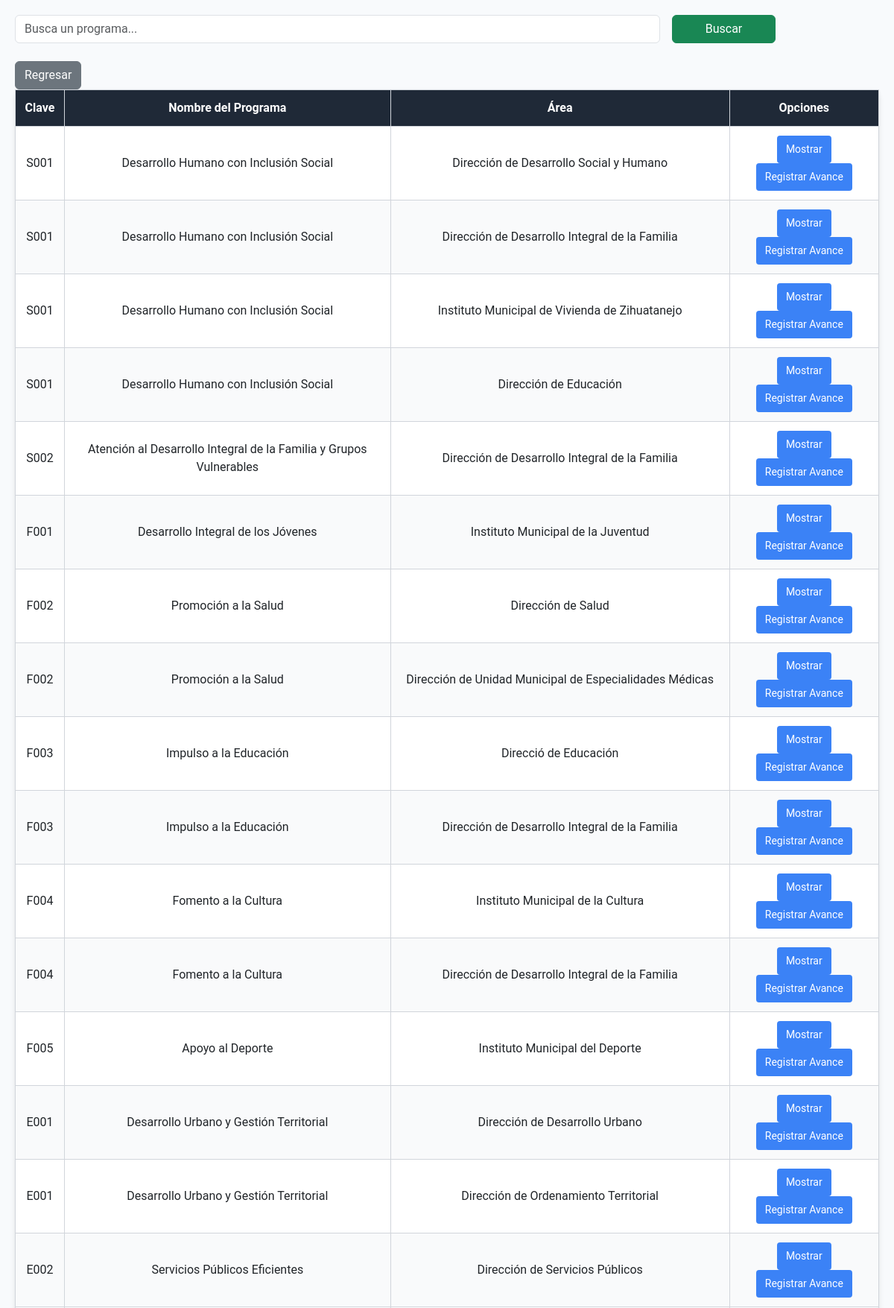
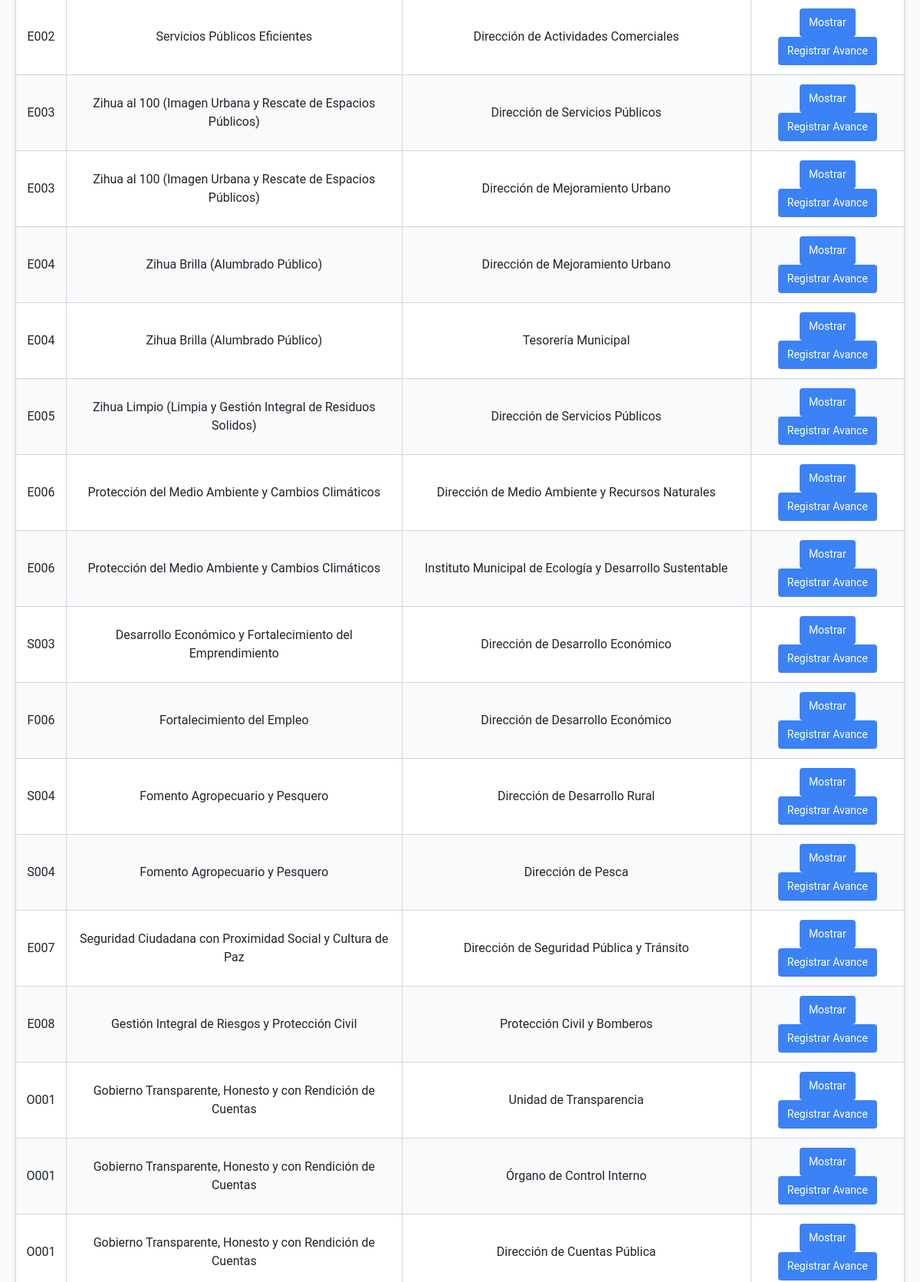
The app's page /formularios/pre_a.php (signed in, upper part) with its own data (2 pictures, top to bottom).
### tables this page shows
CREATE TABLE `unidadesresponsables` (
  `id` int(11) NOT NULL,
  `clave_area` varchar(10) NOT NULL,
  `nombre_area` varchar(255) NOT NULL,
  `claveProgramaP` varchar(10) NOT NULL
);

CREATE TABLE `listapp` (
  `claveProgramaP` varchar(10) NOT NULL,
  `nombreProgramaP` varchar(255) NOT NULL
);

### formularios/pre_a.php (the view, shortened to what this page needs)
<?php
include '../database/conexion.php';
$queryUsuario = "SELECT clave_area, rol FROM usuarios WHERE usr = ?";
$stmtUsuario = $conn->prepare($queryUsuario);
$stmtUsuario->bind_param("s", $_SESSION['usuario']);
$stmtUsuario->execute();
$stmtUsuario->bind_result($clave_area, $rol);
$busqueda = isset($_GET['busqueda']) ? '%' . htmlspecialchars($_GET['busqueda'], ENT_QUOTES, 'UTF-8') . '%' : '%';
$claveProgramaP = isset($_GET['claveProgramaP']) ? $_GET['claveProgramaP'] : null;
if ($rol === 'admin') {
    if ($claveProgramaP) {
        $queryProgramas = "SELECT l.claveProgramaP, l.nombreProgramaP, u.clave_area, u.nombre_area
                           FROM listapp l
                           JOIN unidadesresponsables u ON l.claveProgramaP = u.claveProgramaP
                           WHERE l.claveProgramaP = ?";
        $stmtProgramas = $conn->prepare($queryProgramas);
        $stmtProgramas->bind_param("s", $claveProgramaP);
    } else {
        $queryProgramas = "SELECT l.claveProgramaP, l.nombreProgramaP, u.clave_area, u.nombre_area
                           FROM listapp l
                           JOIN unidadesresponsables u ON l.claveProgramaP = u.claveProgramaP
                           WHERE l.claveProgramaP LIKE ? OR u.nombre_area LIKE ? OR l.nombreProgramaP LIKE ?";
        $stmtProgramas = $conn->prepare($queryProgramas);
        $stmtProgramas->bind_param("sss", $busqueda, $busqueda, $busqueda);
    }
}
$stmtProgramas->execute();
$resultado = $stmtProgramas->get_result();
?>
<!DOCTYPE html>
<html lang="es">
<head>
    <link href="https://cdn.jsdelivr.net/npm/bootstrap@5.3.0/dist/css/bootstrap.min.css" rel="stylesheet">
    <link rel="stylesheet" href="../css/plan_pp.css">
</head>
<body>
    <div class="content">
        <form method="GET" class="row g-3 mb-4">
            <div class="col-md-9">
                <input type="text" name="busqueda" class="form-control"
                       placeholder="Busca un programa..."
                       value="<?php echo isset($_GET['busqueda']) ? htmlspecialchars($_GET['busqueda'], ENT_QUOTES, 'UTF-8') : ''; ?>">
            </div>
            <div class="col-md-3">
                <button type="submit" class="btn btn-success w-50">Buscar</button>
            </div>
        </form>
        <table>
            <thead>
                <tr>
                    <th>Clave</th>
                    <th>Nombre del Programa</th>
                    <th>Área</th>
                    <th>Opciones</th>
                </tr>
            </thead>
            <tbody>
            <?php
if ($resultado->num_rows > 0) {
    while ($row = $resultado->fetch_assoc()) {
        echo "<tr>";
        echo "<td>" . htmlspecialchars($row['claveProgramaP'], ENT_QUOTES, 'UTF-8') . "</td>";
        echo "<td>" . htmlspecialchars($row['nombreProgramaP'], ENT_QUOTES, 'UTF-8') . "</td>";
        echo "<td>" . htmlspecialchars($row['nombre_area'], ENT_QUOTES, 'UTF-8') . "</td>";
        echo "<td>
            <button class='view-button' onclick='location.href=\"programa_presupuestario/mas_info.php?claveProgramaP=" . urlencode($row['claveProgramaP']) . "&clave_area=" . urlencode($row['clave_area']) . "&nombre_area=" . urldecode($row['nombre_area']) . "\";'>Mostrar</button>
            <button class='view-button' onclick='location.href=\"programa_presupuestario/registrarInfo.php?claveProgramaP=" . urlencode($row['claveProgramaP']) . "&clave_area=" . urlencode($row['clave_area']) . "\";'>Registrar Avance</button>
        </td>";
        echo "</tr>";
    }
} else {
    echo "<tr><td colspan='4'>No se encontraron resultados.</td></tr>";
}
?>
        <button type="button" class="btn btn-secondary" onclick="location.href='../plataforma/dashboard.php';">Regresar</button>
            </tbody>
        </table>
    </div>
</body>
</html>

### css/plan_pp.css (style rules this page uses)
* { margin: 0; padding: 0; box-sizing: border-box; }
body { font-family: 'Roboto', sans-serif; display: flex; height: 100vh; background-color: #F8FAFC; }
.content { flex: 1; padding: 20px; overflow-x: auto; max-width: 100%; }
table { border-collapse: collapse; width: 100%; table-layout: auto; background-color: #FFFFFF; box-shadow: 0 4px 6px rgba(0, 0, 0, 0.1); border-radius: 8px; }
thead th { background-color: #1F2937; color: #FFFFFF; text-align: center; padding: 10px; border: 1px solid #4B5563; position: sticky; top: 0; z-index: 2; }
thead th, tbody td { padding: 12px; text-align: center; border: 1px solid #D1D5DB; }
tbody tr:nth-child(even) { background-color: #F9FAFB; }
.view-button { background-color: #3B82F6; color: white; border: none; padding: 8px 12px; border-radius: 4px; cursor: pointer; font-size: 14px; transition: background-color 0.3s, transform 0.2s; }

### records on screen
unidadesresponsables: claveProgramaP.claveProgramaP "S001", claveProgramaP.nombreProgramaP "Desarrollo Humano con Inclusión Social", nombre_area "Dirección de Desarrollo Social y Humano"
unidadesresponsables: claveProgramaP.claveProgramaP "S001", claveProgramaP.nombreProgramaP "Desarrollo Humano con Inclusión Social", nombre_area "Dirección de Desarrollo Integral de la Familia"
unidadesresponsables: claveProgramaP.claveProgramaP "S001", claveProgramaP.nombreProgramaP "Desarrollo Humano con Inclusión Social", nombre_area "Instituto Municipal de Vivienda de Zihuatanejo"
unidadesresponsables: claveProgramaP.claveProgramaP "S001", claveProgramaP.nombreProgramaP "Desarrollo Humano con Inclusión Social", nombre_area "Dirección de Educación"
unidadesresponsables: claveProgramaP.claveProgramaP "S002", claveProgramaP.nombreProgramaP "Atención al Desarrollo Integral de la Familia y Grupos Vulnerables", nombre_area "Dirección de Desarrollo Integral de la Familia"
unidadesresponsables: claveProgramaP.claveProgramaP "F001", claveProgramaP.nombreProgramaP "Desarrollo Integral de los Jóvenes", nombre_area "Instituto Municipal de la Juventud"
unidadesresponsables: claveProgramaP.claveProgramaP "F002", claveProgramaP.nombreProgramaP "Promoción a la Salud", nombre_area "Dirección de Salud"
unidadesresponsables: claveProgramaP.claveProgramaP "F002", claveProgramaP.nombreProgramaP "Promoción a la Salud", nombre_area "Dirección de Unidad Municipal de Especialidades Médicas"
unidadesresponsables: claveProgramaP.claveProgramaP "F003", claveProgramaP.nombreProgramaP "Impulso a la Educación", nombre_area "Direcció de Educación"
unidadesresponsables: claveProgramaP.claveProgramaP "F003", claveProgramaP.nombreProgramaP "Impulso a la Educación", nombre_area "Dirección de Desarrollo Integral de la Familia"
unidadesresponsables: claveProgramaP.claveProgramaP "F004", claveProgramaP.nombreProgramaP "Fomento a la Cultura", nombre_area "Instituto Municipal de la Cultura"
unidadesresponsables: claveProgramaP.claveProgramaP "F004", claveProgramaP.nombreProgramaP "Fomento a la Cultura", nombre_area "Dirección de Desarrollo Integral de la Familia"
unidadesresponsables: claveProgramaP.claveProgramaP "F005", claveProgramaP.nombreProgramaP "Apoyo al Deporte", nombre_area "Instituto Municipal del Deporte"
unidadesresponsables: claveProgramaP.claveProgramaP "E001", claveProgramaP.nombreProgramaP "Desarrollo Urbano y Gestión Territorial", nombre_area "Dirección de Desarrollo Urbano"
unidadesresponsables: claveProgramaP.claveProgramaP "E001", claveProgramaP.nombreProgramaP "Desarrollo Urbano y Gestión Territorial", nombre_area "Dirección de Ordenamiento Territorial"
unidadesresponsables: claveProgramaP.claveProgramaP "E002", claveProgramaP.nombreProgramaP "Servicios Públicos Eficientes", nombre_area "Dirección de Servicios Públicos"
unidadesresponsables: claveProgramaP.claveProgramaP "E002", claveProgramaP.nombreProgramaP "Servicios Públicos Eficientes", nombre_area "Dirección de Actividades Comerciales"
unidadesresponsables: claveProgramaP.claveProgramaP "E003", claveProgramaP.nombreProgramaP "Zihua al 100 (Imagen Urbana y Rescate de Espacios Públicos)", nombre_area "Dirección de Servicios Públicos"
unidadesresponsables: claveProgramaP.claveProgramaP "E003", claveProgramaP.nombreProgramaP "Zihua al 100 (Imagen Urbana y Rescate de Espacios Públicos)", nombre_area "Dirección de Mejoramiento Urbano"
unidadesresponsables: claveProgramaP.claveProgramaP "E004", claveProgramaP.nombreProgramaP "Zihua Brilla (Alumbrado Público)", nombre_area "Dirección de Mejoramiento Urbano"
unidadesresponsables: claveProgramaP.claveProgramaP "E004", claveProgramaP.nombreProgramaP "Zihua Brilla (Alumbrado Público)", nombre_area "Tesorería Municipal"
unidadesresponsables: claveProgramaP.claveProgramaP "E005", claveProgramaP.nombreProgramaP "Zihua Limpio (Limpia y Gestión Integral de Residuos Solidos)", nombre_area "Dirección de Servicios Públicos"
unidadesresponsables: claveProgramaP.claveProgramaP "E006", claveProgramaP.nombreProgramaP "Protección del Medio Ambiente y Cambios Climáticos", nombre_area "Dirección de Medio Ambiente y Recursos Naturales"
unidadesresponsables: claveProgramaP.claveProgramaP "E006", claveProgramaP.nombreProgramaP "Protección del Medio Ambiente y Cambios Climáticos", nombre_area "Instituto Municipal de Ecología y Desarrollo Sustentable"
unidadesresponsables: claveProgramaP.claveProgramaP "S003", claveProgramaP.nombreProgramaP "Desarrollo Económico y Fortalecimiento del Emprendimiento", nombre_area "Dirección de Desarrollo Económico"
unidadesresponsables: claveProgramaP.claveProgramaP "F006", claveProgramaP.nombreProgramaP "Fortalecimiento del Empleo", nombre_area "Dirección de Desarrollo Económico"
unidadesresponsables: claveProgramaP.claveProgramaP "S004", claveProgramaP.nombreProgramaP "Fomento Agropecuario y Pesquero", nombre_area "Dirección de Desarrollo Rural"
unidadesresponsables: claveProgramaP.claveProgramaP "S004", claveProgramaP.nombreProgramaP "Fomento Agropecuario y Pesquero", nombre_area "Dirección de Pesca"
unidadesresponsables: claveProgramaP.claveProgramaP "E007", claveProgramaP.nombreProgramaP "Seguridad Ciudadana con Proximidad Social y Cultura de Paz", nombre_area "Dirección de Seguridad Pública y Tránsito"
unidadesresponsables: claveProgramaP.claveProgramaP "E008", claveProgramaP.nombreProgramaP "Gestión Integral de Riesgos y Protección Civil", nombre_area "Protección Civil y Bomberos"
unidadesresponsables: claveProgramaP.claveProgramaP "O001", claveProgramaP.nombreProgramaP "Gobierno Transparente, Honesto y con Rendición de Cuentas", nombre_area "Unidad de Transparencia"
unidadesresponsables: claveProgramaP.claveProgramaP "O001", claveProgramaP.nombreProgramaP "Gobierno Transparente, Honesto y con Rendición de Cuentas", nombre_area "Órgano de Control Interno"
unidadesresponsables: claveProgramaP.claveProgramaP "O001", claveProgramaP.nombreProgramaP "Gobierno Transparente, Honesto y con Rendición de Cuentas", nombre_area "Dirección de Cuentas Pública"
